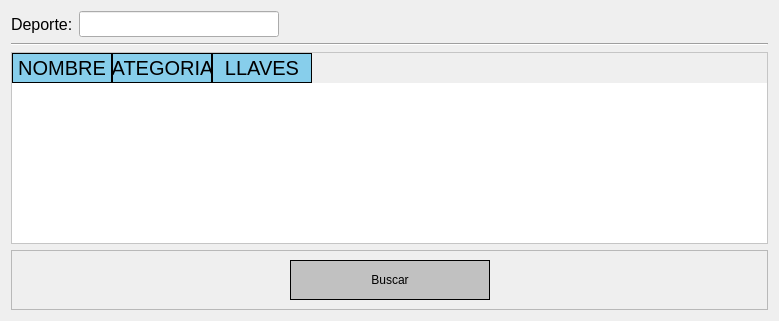
                <widget class="QWidget" name="user_stacketWidget_page_deporte">
                 <layout class="QGridLayout" name="gridLayout_6">
                  <item row="0" column="0">
                   <widget class="QLabel" name="user_stacketWidget_label_pageDeporte_deporte">
                    <property name="font">
                     <font>
                      <pointsize>12</pointsize>
                     </font>
                    </property>
                    <property name="text">
                     <string>Deporte:</string>
                    </property>
                   </widget>
                  </item>
                  <item row="0" column="1">
                   <widget class="QLineEdit" name="user_stacketWidget_pageDeporte_lineEdit_deporte">
                    <property name="minimumSize">
                     <size>
                      <width>200</width>
                      <height>0</height>
                     </size>
                    </property>
                    <property name="maximumSize">
                     <size>
                      <width>200</width>
                      <height>16777215</height>
                     </size>
                    </property>
                    <property name="styleSheet">
                     <string notr="true">font-size: 11pt;</string>
                    </property>
                    <property name="text">
                     <string/>
                    </property>
                   </widget>
                  </item>
                  <item row="0" column="2">
                   <spacer name="horizontalSpacer_12">
                    <property name="orientation">
                     <enum>Qt::Horizontal</enum>
                    </property>
                    <property name="sizeHint" stdset="0">
                     <size>
                      <width>483</width>
                      <height>20</height>
                     </size>
                    </property>
                   </spacer>
                  </item>
                  <item row="1" column="0" colspan="3">
                   <widget class="Line" name="line_4">
                    <property name="orientation">
                     <enum>Qt::Horizontal</enum>
                    </property>
                   </widget>
                  </item>
                  <item row="2" column="0" colspan="3">
                   <widget class="QTableWidget" name="user_stacketWidget_pageDeporte_table">
                    <property name="styleSheet">
                     <string notr="true">QTableWidget{
background-color: rgb(255, 255, 255);
color: rgb(0,0,0);
gridline-color: rgb(135, 206, 235);
font-size: 16pt;
color: #000000;
}
QHeaderView::section{
background-color: rgb(135, 206, 235);
border: 1px solid rgb(0,0,0);
font-size: 15pt;
}
QTableWidget QTableCornerButton::section{
background-color: rgb(0,0,0);
border: 1px solid rgb(135, 206, 235);
}
QTableWidget::item{
text-align: AlignCenter;
}</string>
                    </property>
                    <column>
                     <property name="text">
                      <string>NOMBRE</string>
                     </property>
                    </column>
                    <column>
                     <property name="text">
                      <string>CATEGORIAS</string>
                     </property>
                    </column>
                    <column>
                     <property name="text">
                      <string>LLAVES</string>
                     </property>
                    </column>
                   </widget>
                  </item>
                  <item row="3" column="0" colspan="3">
                   <widget class="QFrame" name="frame_5">
                    <property name="frameShape">
                     <enum>QFrame::StyledPanel</enum>
                    </property>
                    <property name="frameShadow">
                     <enum>QFrame::Raised</enum>
                    </property>
                    <layout class="QHBoxLayout" name="horizontalLayout_6">
                     <item>
                      <spacer name="horizontalSpacer_10">
                       <property name="orientation">
                        <enum>Qt::Horizontal</enum>
                       </property>
                       <property name="sizeHint" stdset="0">
                        <size>
                         <width>241</width>
                         <height>20</height>
                        </size>
                       </property>
                      </spacer>
                     </item>
                     <item>
                      <widget class="QPushButton" name="user_stacketWidget_pageDeporte_btnBuscar">
                       <property name="minimumSize">
                        <size>
                         <width>200</width>
                         <height>40</height>
                        </size>
                       </property>
                       <property name="styleSheet">
                        <string notr="true">QPushButton{
font: 75 12pt &quot;Arial&quot;;
color: black;
background-color:rgb(193, 193, 193);
border:1px solid black;
}

QPushButton:hover{
background-color:white;
font: 75 12pt &quot;Arial&quot;;
}

</string>
                       </property>
                       <property name="text">
                        <string>Buscar</string>
                       </property>
                      </widget>
                     </item>
                     <item>
                      <spacer name="horizontalSpacer_11">
                       <property name="orientation">
                        <enum>Qt::Horizontal</enum>
                       </property>
                       <property name="sizeHint" stdset="0">
                        <size>
                         <width>241</width>
                         <height>20</height>
                        </size>
                       </property>
                      </spacer>
                     </item>
                    </layout>
                   </widget>
                  </item>
                 </layout>
                </widget>
